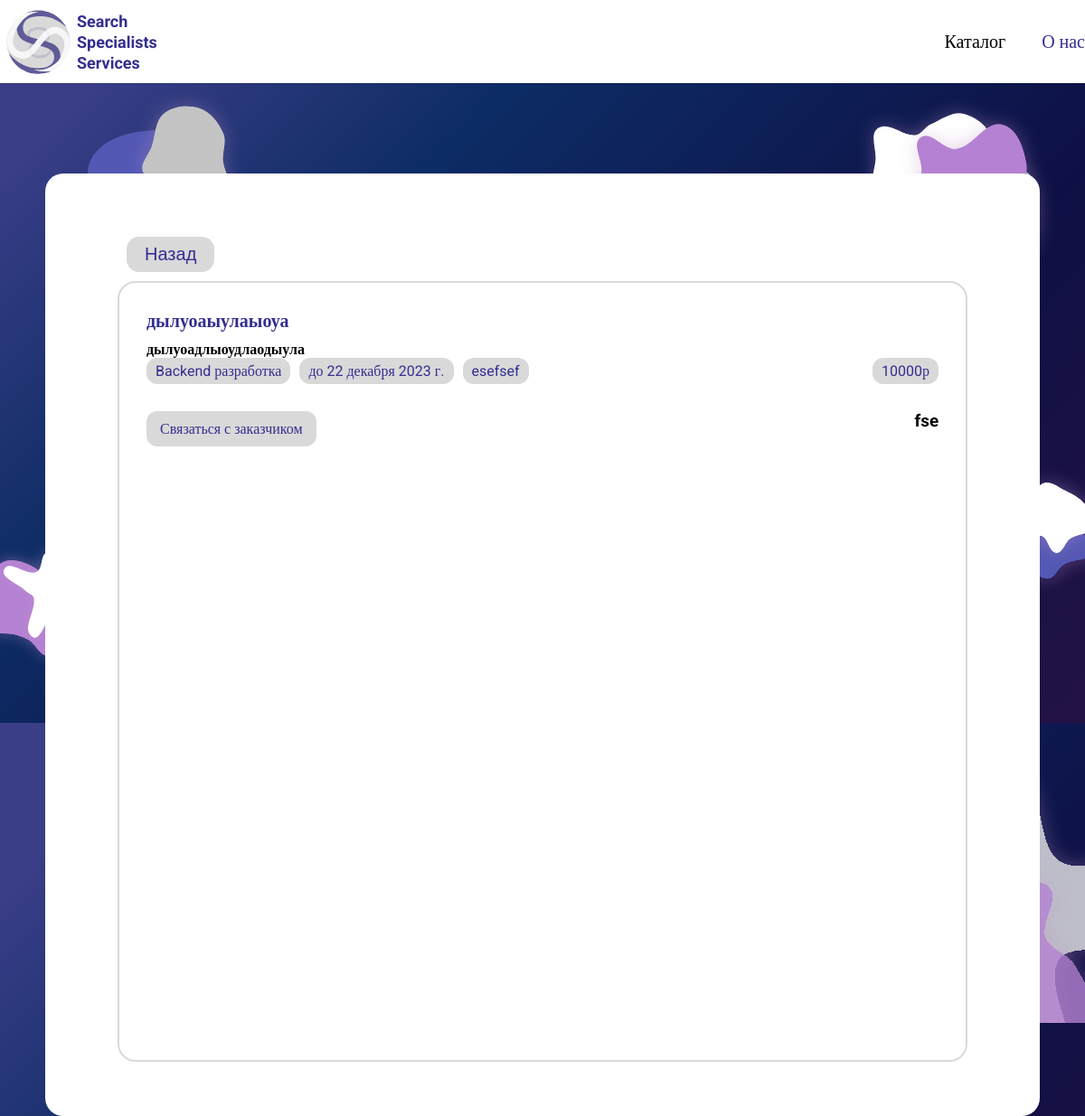
The page /post/11/ on the database as committed earlier.
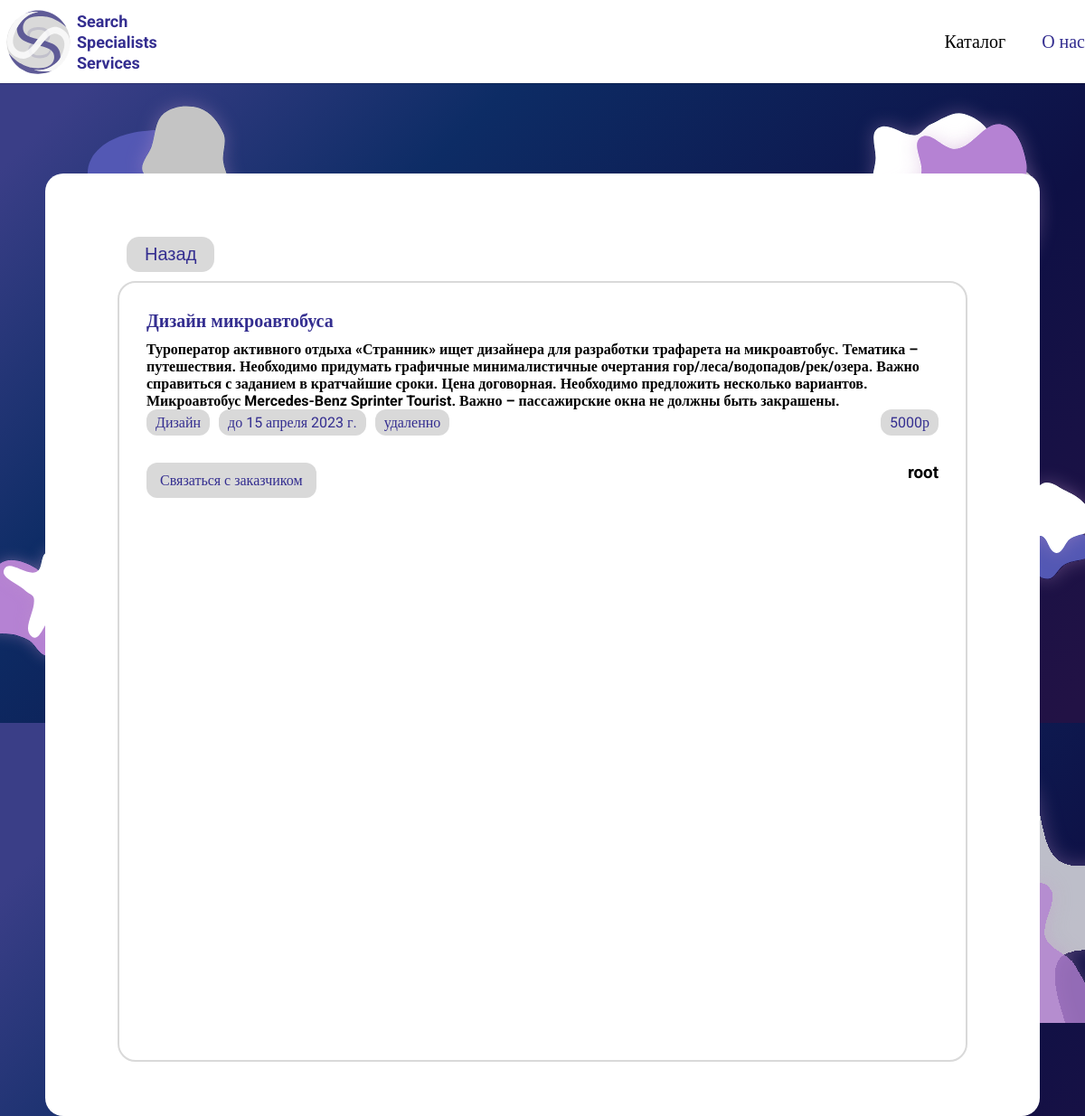
The same page on the database as committed later.
### website/models.py (models this page shows, shortened)
class TaskIT(models.Model):
    title = models.CharField(max_length=255, verbose_name='Заголовок')
    content = models.TextField(blank=True, verbose_name='Описание')
    price = models.IntegerField(verbose_name='Бюджет')
    time_over = models.DateField(verbose_name='Срок окончания')
    time_create = models.DateTimeField(auto_now_add=True, null=True)
    time_update = models.DateTimeField(auto_now_add=True, null=True)
    place = models.CharField(max_length=255, verbose_name='Место выполнения')
    category = models.ForeignKey('Category', on_delete=models.PROTECT, null=True, verbose_name='Категория')
    user = models.ForeignKey(User, verbose_name='Пользователь', on_delete=models.CASCADE)
    class Meta:
        verbose_name = 'Списки заказов от заказчиков'
        verbose_name_plural = 'Списки заказов от заказчиков'
        ordering = ['-time_update', 'title']

class Category(models.Model):
    name = models.CharField(max_length=100, db_index=True, verbose_name='Категория')
    def __str__(self):
        return self.name
    class Meta:
        verbose_name = 'Категории'
        verbose_name_plural = 'Категории'
        ordering = ['name']

### website/views.py (the view)
# urls.py: path('post/<int:post_id>/', show_post, name='post'),
def show_post(request, post_id):
    post = get_object_or_404(TaskIT, pk=post_id)
    if request.method == 'POST':
        form = ContactCustomerForm(request.POST)
        if form.is_valid():
            form.save()
            return redirect('catalogIT_perf')
    else:
        form = ContactCustomerForm()
    context = {
        'post': post,
        'title': post.title,
        'category_selected': post.category_id,
        'form': form,
    }
    return render(request, 'website/post.html', context=context)

### website/forms.py
class ContactCustomerForm(forms.ModelForm):
    def __init__(self, *args, **kwargs):
        super().__init__(*args, **kwargs)
    class Meta:
        model = TaskIT
        fields = '__all__'

### website/templates/website/post.html (shortened to what this page needs)
{% extends 'website/base.html' %}
{% load static %}
{% block navcontent %}
    <nav>
        <div class="container">
            <div class="logo">
                <a href="{% url 'catalogIT_perf' %}" class="logo-url">
                    <img src="{% static 'website/img/logo_kach.svg' %}" alt="">
                    <div class="logo-text">
                        <p>Search</p>
                        <p>Specialists</p>
                        <p>Services</p>
                    </div>
                </a>
            </div>
            <ul class="nav-links">
                <li><a href="{% url 'catalogIT_perf' %}" style="color: #000;">Каталог</a></li>
                <li><a href="{% url 'about_us_perf' %}">О нас</a></li>
            </ul>
        </div>
    </nav>
    {% endblock navcontent %}
{% block content %}
<div class="wrap-card">
    <div class="back">
        <input type="button" onclick="history.back();" value="Назад"/>
    </div>
    <div class="wrap-content-el">
        <div class="top-content">
            <h2>{{post.title}}</h2>
            <p class="content">{{post.content}}</p>
        </div>
        <div class="bottom-content">
            <div class="left-el">
                <p class="category task-object">{{post.category}}</p>
                <p class="time_over task-object">до {{post.time_over}}</p>
                <p class="place task-object">{{post.place}}</p>
            </div>
            <div class="right-el">
                <p class="price task-object">{{post.price}}р</p>
            </div>
        </div>
        <div class="customer">
            <div class="contact-cuctomer">
                <a href="#">Связаться с заказчиком</a>
            </div>
            <div class="customer-info">
                <h3>{{post.user}}</h3>
            </div>
        </div>
    </div>
</div>
{% endblock %}

Rows that differ between the two databases and show on the page:
changed TaskIT: title "дылуоаыулаыоуа" → "Дизайн микроавтобуса"; content "дылуоадлыоудлаодыула" → "Туроператор активного отдыха «Странник» ищет дизайнера для разработки трафарета на микроавтобус. Тематика – путешествия. Необходимо придумать графичные минималистичные очертания гор/леса/водопадов/рек/озера. Важно справиться с заданием в кратчайшие сроки. Цена договорная. Необходимо предложить несколько вариантов. Микроавтобус Mercedes-Benz Sprinter Tourist. Важно – пассажирские окна не должны быть закрашены."; category "Backend разработка" → "Дизайн"; time_over "22 декабря 2023 г." → "15 апреля 2023 г."; place "esefsef" → "удаленно"; price "10000" → "5000"; user "fse" → "root"
